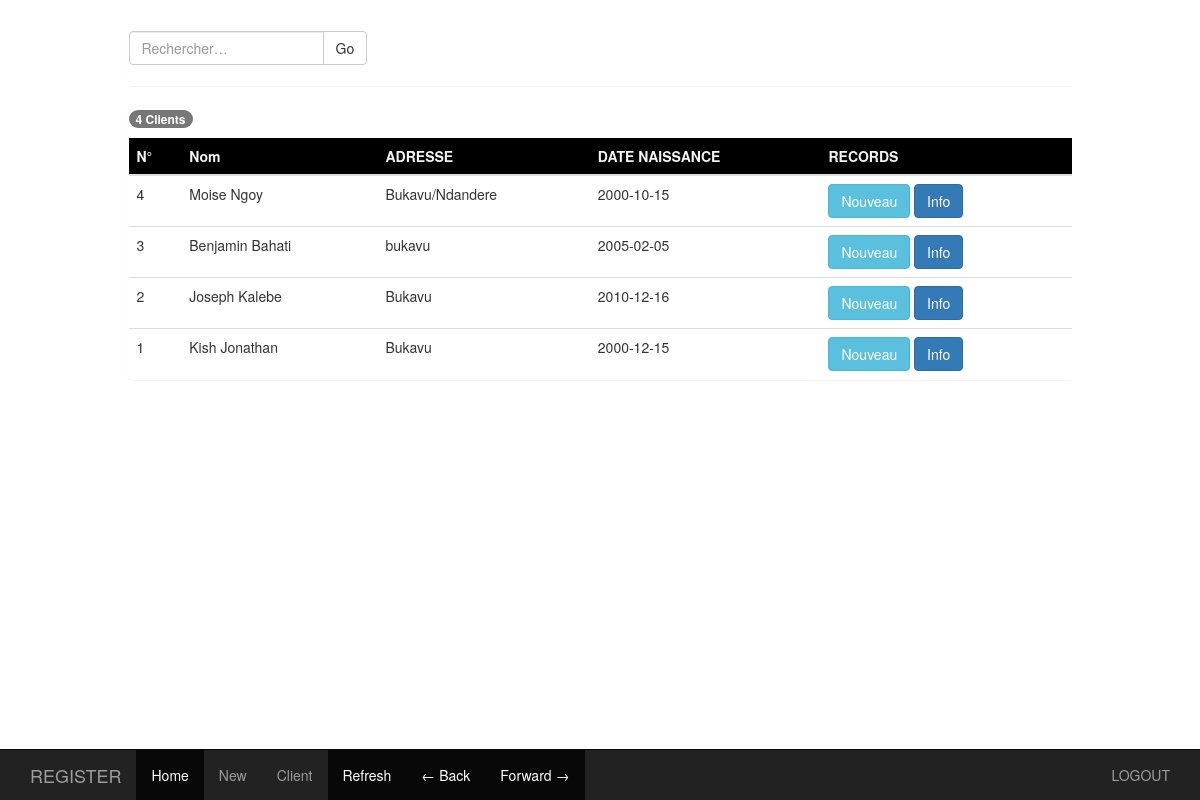
/register/client_view.php (signed in), run on the app's committed database.
### tables this page shows
CREATE TABLE `clients` (
  `client_id` int(11) NOT NULL,
  `nom` varchar(50) NOT NULL,
  `prenom` varchar(50) NOT NULL,
  `adresse` varchar(50) DEFAULT NULL,
  `date_nais` date DEFAULT curdate()
);

### includes/classLoader.inc.php (called while the page is built, shortened)
<?php
	function autoLoader($className){
		$path = "classes/";
		$ext = ".class.php";
		$fullPath = $path . $className . $ext;
	}
?>

### classes/dbh.class.php (called while the page is built, shortened)
<?php
	class Dbh {
		private $host = 'localhost';
		private $user = 'root';
		private $pw = '';
		private $db = 'laveriedb';
		protected function connect_db(){
			$dsn = 'mysql:host=' .$this->host. ';dbname=' . $this->db;
			$pdo = new PDO($dsn, $this->user, $this->pw);
			$pdo->setAttribute(PDO::ATTR_DEFAULT_FETCH_MODE, PDO::FETCH_ASSOC);
			return $pdo;
		}
	}
?>

### register/classes/SuitRegister.class.php (called while the page is built, shortened)
<?php
	class SuitRegister extends Dbh {
		public $cl_client;
		function __construct() {
			$this->cl_client 	= new Client();
		}
		public function getClientAll(){
			return $this->cl_client->getClientAll();
		}
	}

### classes/client.class.php (called while the page is built, shortened)
<?php
	class Client extends Dbh {
		private $connect_db;
		function __construct() {
			$this->connect_db = $this->connect_db();
		}
		public function getClientAll(){
			$sql  = ("SELECT * FROM clients ORDER BY client_id DESC ");
			$query = $this->connect_db->prepare($sql);
			$query->execute();
			$result = $query->fetchAll();
			return $result;
		}
	}

### register/client_view.php (the view, shortened to what this page needs)
<?php
	$obj_suitRegister = new SuitRegister();
	$clients = $obj_suitRegister->getClientAll();
?>
<!DOCTYPE html>
<html>
<head>
	<link rel="stylesheet" type="text/css" href="http://localhost/laverie/libs/bootstrap/css/bootstrap.css">
</head>
<body style="background:rgba(0,0,0,0);padding-top: 30px">
	<div class="container">
		<div class="row">
			<div class="col-md-10 col-md-offset-1">
				<?php include "client_search.inc.php" ?>
				<div class="panel">
					<?php if(count($clients) > 0):?>
						<p> <span class="badge bagde-link"><?= count($clients)?> Clients </span> </p>
						<table class="table table-hover">
							<thead style="background-color:rgba(0, 0, 0, 1.0);color: #f4f4f4;">
								<tr class="position-sticky-0">
									<th>N°</th>
									<th>Nom</th>
									<th>ADRESSE</th>
									<th>DATE NAISSANCE</th>
									<th>RECORDS</th>
								</tr>
							</thead>
							<tbody>
								<?php $i = count($clients);?>
								<?php foreach( $clients as $row ): ?>
									<tr>
										<td><?= $i; ?></td>
										<td><?= $row['nom'];?></td>
										<td><?= $row['adresse']; ?></td>
										<td><?= $row['date_nais']; ?></td>
										<td>
											<a href="vetement_regist.php?add_info=<?= $row['client_id'];?>" class="btn btn-info">Nouveau</a>
											<a href="client_record.php?add_info=<?= $row['client_id'];?>" class="btn btn-primary">Info</a>
										</td>
									</tr>
									<?php $i--; ?>
								<?php endforeach; ?>
							</tbody>
						</table>
					<?php endif ?>
				</div>
			</div>
		</div>
	</div>
	<?php include "navbar.regist.php"; ?>
</body>
</html>

### data on the page
clients: nom "Moise Ngoy", adresse "Bukavu/Ndandere", date_nais "2000-10-15"
clients: nom "Benjamin Bahati", adresse "bukavu", date_nais "2005-02-05"
clients: nom "Joseph Kalebe", adresse "Bukavu", date_nais "2010-12-16"
clients: nom "Kish Jonathan", adresse "Bukavu", date_nais "2000-12-15"

### other printed values
count($clients) "4"
